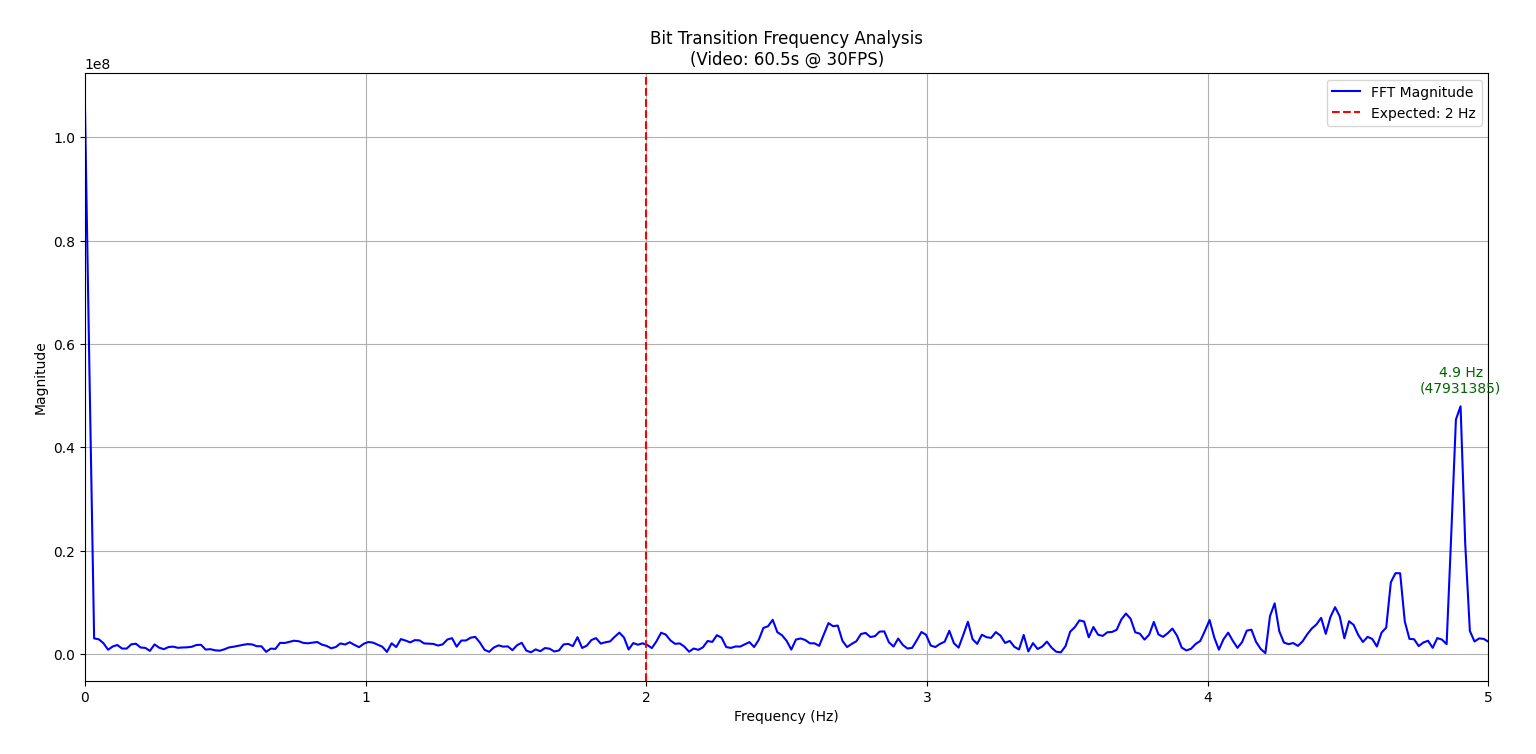

Recreate this plot in Python.
import cv2
import numpy as np
import matplotlib.pyplot as plt

# Configuration
VIDEO_PATH = r"C:\Users\aravi\bit_rate vs dip_switch.mkv"
EXPECTED_FREQ = 2  # Expected blinking rate in Hz (from your FPGA code)
FRAME_SKIP = 3     # Process every 3rd frame (adjust for speed/accuracy tradeoff)

# Initialize video capture
cap = cv2.VideoCapture(VIDEO_PATH)
fps = cap.get(cv2.CAP_PROP_FPS)
total_frames = int(cap.get(cv2.CAP_PROP_FRAME_COUNT))

# Pre-allocate arrays
transition_series = []
prev_frame = None
frame_count = 0

print("Processing video...")
while cap.isOpened():
    ret, frame = cap.read()
    if not ret:
        break
    
    # Skip frames for faster processing
    if frame_count % FRAME_SKIP != 0:
        frame_count += 1
        continue
    
    # Convert to binary (black square = 1, white = 0)
    gray = cv2.cvtColor(frame, cv2.COLOR_BGR2GRAY)
    _, binary = cv2.threshold(gray, 127, 1, cv2.THRESH_BINARY_INV)
    
    # Calculate transitions using NumPy XOR for speed
    if prev_frame is not None:
        transitions = np.logical_xor(binary, prev_frame).sum()
        transition_series.append(transitions)
    
    prev_frame = binary.copy()
    frame_count += 1

cap.release()
print(f"Processed {len(transition_series)} frames")

# FFT computation
N = len(transition_series)
window = np.hanning(N)
sampling_rate = fps / FRAME_SKIP  # Adjusted for frame skipping

fft = np.fft.rfft(transition_series * window)
freqs = np.fft.rfftfreq(N, d=1/sampling_rate)
magnitude = np.abs(fft)

# Plot results
plt.figure(figsize=(12, 6))
plt.plot(freqs, magnitude, color='blue', label='FFT Magnitude')
plt.axvline(EXPECTED_FREQ, color='red', linestyle='--', 
           label=f'Expected: {EXPECTED_FREQ} Hz')
plt.title(f"Bit Transition Frequency Analysis\n(Video: {total_frames/fps:.1f}s @ {fps:.0f}FPS)")
plt.xlabel('Frequency (Hz)')
plt.ylabel('Magnitude')
plt.legend()
plt.grid(True)
plt.xlim(0, sampling_rate/2)  # Nyquist limit

# Annotate peaks
peaks = np.argsort(magnitude)[-3:]  # Top 3 frequencies
for p in peaks:
    if freqs[p] > 0.1:  # Ignore DC component
        plt.annotate(f'{freqs[p]:.1f} Hz\n({magnitude[p]:.0f})',
                     (freqs[p], magnitude[p]),
                     textcoords="offset points",
                     xytext=(0,10),
                     ha='center',
                     color='darkgreen')

plt.tight_layout()
plt.savefig('fft_analysis.png', dpi=300)
plt.show()
